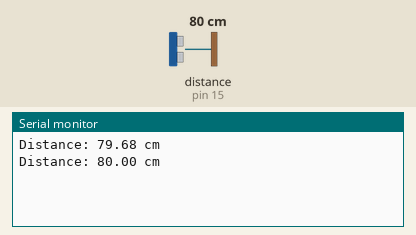
Recording of a sketch running on a simulated Arduino Uno, built with avr-gcc and run on an emulated ATmega328P. Shown: the last lines printed to the serial monitor. Wiring (inferred from the names in the program): ultrasonic range finder: trigger pin 2; echo pin 15. Inputs (shaded band) come from the test bench; at power-on: distance to the obstacle (sensor on pin 15) 80 cm. The echo pulse lasts 58.3 µs per cm.

Above: at 1.8 s.
1.9 s: distance to the obstacle (sensor on pin 15) set to 2 cm
At 2.7 s:
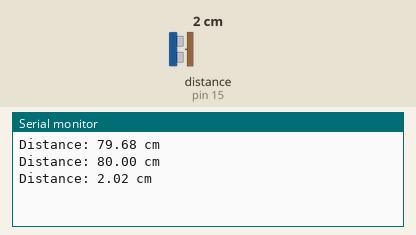
3.4 s: distance to the obstacle (sensor on pin 15) set to 4 cm
At 4.8 s:
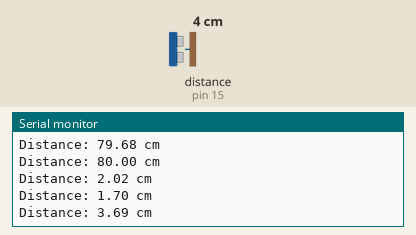
Timing chart, 0 to 6.4 s (numbered marks = the images above; inputs shaded):
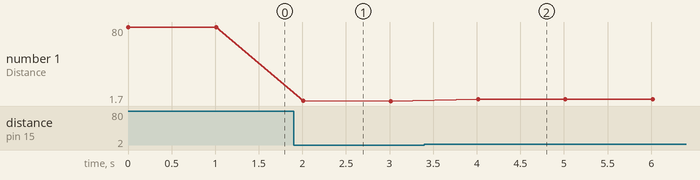

The sketch:

ultra_sonic.ino
```cpp
#define TRIG_PIN 2
#define ECHO_PIN 15

void setup() {
  Serial.begin(9600);
  pinMode(TRIG_PIN, OUTPUT);
  pinMode(ECHO_PIN, INPUT);
}

void loop() {
  digitalWrite(TRIG_PIN, LOW);
  delayMicroseconds(2);
  digitalWrite(TRIG_PIN, HIGH);
  delayMicroseconds(10);
  digitalWrite(TRIG_PIN, LOW);

  unsigned long duration = pulseIn(ECHO_PIN, HIGH);

  // Speed of sound in air: 343 m/s = 0.0343 cm/µs at 20 degrees Celsius
  // Distance = (Time × Speed of Sound) / 2
  float distance_cm = (duration * 0.0343) / 2.0;

  // Print the distance to the Serial Monitor
  Serial.print("Distance: ");
  Serial.print(distance_cm);
  Serial.println(" cm");

  delay(1000);
}
```

Measured:
- after the input at 1.9 s, the serial monitor: prints a new line after 0.11 s (image 1)
- after the input at 3.4 s, the serial monitor: prints a new line after 0.61 s (image 2)
- plotted number 1: 80 → 1.7 after the input at 1.9 s, 1.7 → 3.69 after the input at 3.4 s
